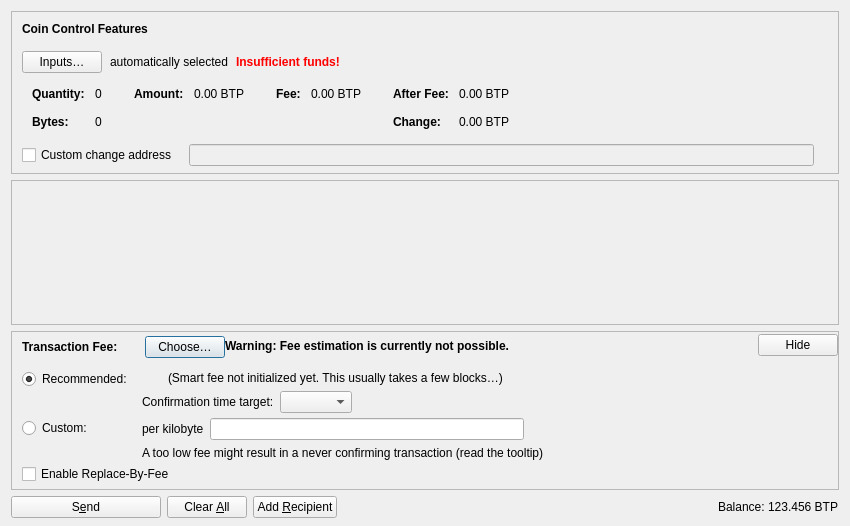
<?xml version="1.0" encoding="UTF-8"?>
<ui version="4.0">
 <class>SendCoinsDialog</class>
 <widget class="QDialog" name="SendCoinsDialog">
  <property name="geometry">
   <rect>
    <x>0</x>
    <y>0</y>
    <width>850</width>
    <height>526</height>
   </rect>
  </property>
  <property name="windowTitle">
   <string>Send Coins</string>
  </property>
  <layout class="QVBoxLayout" name="verticalLayout" stretch="0,1,0,0">
   <property name="bottomMargin">
    <number>8</number>
   </property>
   <item>
    <widget class="QFrame" name="frameCoinControl">
     <property name="sizePolicy">
      <sizepolicy hsizetype="Expanding" vsizetype="Expanding">
       <horstretch>0</horstretch>
       <verstretch>0</verstretch>
      </sizepolicy>
     </property>
     <property name="maximumSize">
      <size>
       <width>16777215</width>
       <height>16777215</height>
      </size>
     </property>
     <property name="frameShape">
      <enum>QFrame::StyledPanel</enum>
     </property>
     <property name="frameShadow">
      <enum>QFrame::Sunken</enum>
     </property>
     <layout class="QVBoxLayout" name="verticalLayoutCoinControl2">
      <property name="spacing">
       <number>0</number>
      </property>
      <property name="leftMargin">
       <number>0</number>
      </property>
      <property name="topMargin">
       <number>0</number>
      </property>
      <property name="rightMargin">
       <number>0</number>
      </property>
      <property name="bottomMargin">
       <number>6</number>
      </property>
      <item>
       <layout class="QVBoxLayout" name="verticalLayoutCoinControl" stretch="0,0,0,0,1">
        <property name="spacing">
         <number>0</number>
        </property>
        <property name="leftMargin">
         <number>10</number>
        </property>
        <property name="topMargin">
         <number>10</number>
        </property>
        <item>
         <layout class="QHBoxLayout" name="horizontalLayoutCoinControl1">
          <property name="bottomMargin">
           <number>15</number>
          </property>
          <item>
           <widget class="QLabel" name="labelCoinControlFeatures">
            <property name="sizePolicy">
             <sizepolicy hsizetype="Preferred" vsizetype="Maximum">
              <horstretch>0</horstretch>
              <verstretch>0</verstretch>
             </sizepolicy>
            </property>
            <property name="font">
             <font>
              <weight>75</weight>
              <bold>true</bold>
             </font>
            </property>
            <property name="styleSheet">
             <string notr="true">font-weight:bold;</string>
            </property>
            <property name="text">
             <string>Coin Control Features</string>
            </property>
           </widget>
          </item>
         </layout>
        </item>
        <item>
         <layout class="QHBoxLayout" name="horizontalLayoutCoinControl2" stretch="0,0,0,0">
          <property name="spacing">
           <number>8</number>
          </property>
          <property name="bottomMargin">
           <number>10</number>
          </property>
          <item>
           <widget class="QPushButton" name="pushButtonCoinControl">
            <property name="styleSheet">
             <string notr="true"/>
            </property>
            <property name="text">
             <string>Inputs…</string>
            </property>
            <property name="autoDefault">
             <bool>false</bool>
            </property>
           </widget>
          </item>
          <item>
           <widget class="QLabel" name="labelCoinControlAutomaticallySelected">
            <property name="text">
             <string>automatically selected</string>
            </property>
            <property name="margin">
             <number>5</number>
            </property>
           </widget>
          </item>
          <item>
           <widget class="QLabel" name="labelCoinControlInsuffFunds">
            <property name="font">
             <font>
              <weight>75</weight>
              <bold>true</bold>
             </font>
            </property>
            <property name="styleSheet">
             <string notr="true">color:red;font-weight:bold;</string>
            </property>
            <property name="text">
             <string>Insufficient funds!</string>
            </property>
            <property name="margin">
             <number>5</number>
            </property>
           </widget>
          </item>
          <item>
           <spacer name="horizontalSpacerCoinControl">
            <property name="orientation">
             <enum>Qt::Horizontal</enum>
            </property>
            <property name="sizeHint" stdset="0">
             <size>
              <width>40</width>
              <height>1</height>
             </size>
            </property>
           </spacer>
          </item>
         </layout>
        </item>
        <item>
         <widget class="QWidget" name="widgetCoinControl" native="true">
          <property name="sizePolicy">
           <sizepolicy hsizetype="Preferred" vsizetype="Preferred">
            <horstretch>0</horstretch>
            <verstretch>0</verstretch>
           </sizepolicy>
          </property>
          <property name="minimumSize">
           <size>
            <width>0</width>
            <height>0</height>
           </size>
          </property>
          <property name="styleSheet">
           <string notr="true"/>
          </property>
          <layout class="QHBoxLayout" name="horizontalLayoutCoinControl5">
           <property name="leftMargin">
            <number>0</number>
           </property>
           <property name="topMargin">
            <number>0</number>
           </property>
           <property name="rightMargin">
            <number>0</number>
           </property>
           <property name="bottomMargin">
            <number>0</number>
           </property>
           <item>
            <layout class="QHBoxLayout" name="horizontalLayoutCoinControl3" stretch="0,0,0,1">
             <property name="spacing">
              <number>20</number>
             </property>
             <property name="topMargin">
              <number>0</number>
             </property>
             <property name="bottomMargin">
              <number>10</number>
             </property>
             <item>
              <layout class="QFormLayout" name="formLayoutCoinControl1">
               <property name="labelAlignment">
                <set>Qt::AlignLeft|Qt::AlignVCenter</set>
               </property>
               <property name="horizontalSpacing">
                <number>10</number>
               </property>
               <property name="verticalSpacing">
                <number>14</number>
               </property>
               <property name="leftMargin">
                <number>10</number>
               </property>
               <property name="topMargin">
                <number>4</number>
               </property>
               <property name="rightMargin">
                <number>6</number>
               </property>
               <item row="0" column="0">
                <widget class="QLabel" name="labelCoinControlQuantityText">
                 <property name="font">
                  <font>
                   <weight>75</weight>
                   <bold>true</bold>
                  </font>
                 </property>
                 <property name="text">
                  <string>Quantity:</string>
                 </property>
                 <property name="margin">
                  <number>0</number>
                 </property>
                </widget>
               </item>
               <item row="0" column="1">
                <widget class="QLabel" name="labelCoinControlQuantity">
                 <property name="cursor">
                  <cursorShape>IBeamCursor</cursorShape>
                 </property>
                 <property name="contextMenuPolicy">
                  <enum>Qt::ActionsContextMenu</enum>
                 </property>
                 <property name="text">
                  <string notr="true">0</string>
                 </property>
                 <property name="margin">
                  <number>0</number>
                 </property>
                 <property name="textInteractionFlags">
                  <set>Qt::LinksAccessibleByMouse|Qt::TextSelectableByKeyboard|Qt::TextSelectableByMouse</set>
                 </property>
                </widget>
               </item>
               <item row="1" column="0">
                <widget class="QLabel" name="labelCoinControlBytesText">
                 <property name="font">
                  <font>
                   <weight>75</weight>
                   <bold>true</bold>
                  </font>
                 </property>
                 <property name="text">
                  <string>Bytes:</string>
                 </property>
                </widget>
               </item>
               <item row="1" column="1">
                <widget class="QLabel" name="labelCoinControlBytes">
                 <property name="cursor">
                  <cursorShape>IBeamCursor</cursorShape>
                 </property>
                 <property name="contextMenuPolicy">
                  <enum>Qt::ActionsContextMenu</enum>
                 </property>
                 <property name="text">
                  <string notr="true">0</string>
                 </property>
                 <property name="textInteractionFlags">
                  <set>Qt::LinksAccessibleByMouse|Qt::TextSelectableByKeyboard|Qt::TextSelectableByMouse</set>
                 </property>
                </widget>
               </item>
              </layout>
             </item>
             <item>
              <layout class="QFormLayout" name="formLayoutCoinControl2">
               <property name="horizontalSpacing">
                <number>10</number>
               </property>
               <property name="verticalSpacing">
                <number>14</number>
               </property>
               <property name="leftMargin">
                <number>6</number>
               </property>
               <property name="topMargin">
                <number>4</number>
               </property>
               <property name="rightMargin">
                <number>6</number>
               </property>
               <item row="0" column="0">
                <widget class="QLabel" name="labelCoinControlAmountText">
                 <property name="font">
                  <font>
                   <weight>75</weight>
                   <bold>true</bold>
                  </font>
                 </property>
                 <property name="text">
                  <string>Amount:</string>
                 </property>
                 <property name="margin">
                  <number>0</number>
                 </property>
                </widget>
               </item>
               <item row="0" column="1">
                <widget class="QLabel" name="labelCoinControlAmount">
                 <property name="cursor">
                  <cursorShape>IBeamCursor</cursorShape>
                 </property>
                 <property name="contextMenuPolicy">
                  <enum>Qt::ActionsContextMenu</enum>
                 </property>
                 <property name="text">
                  <string notr="true">0.00 BTP</string>
                 </property>
                 <property name="textInteractionFlags">
                  <set>Qt::LinksAccessibleByMouse|Qt::TextSelectableByKeyboard|Qt::TextSelectableByMouse</set>
                 </property>
                </widget>
               </item>
              </layout>
             </item>
             <item>
              <layout class="QFormLayout" name="formLayoutCoinControl3">
               <property name="horizontalSpacing">
                <number>10</number>
               </property>
               <property name="verticalSpacing">
                <number>14</number>
               </property>
               <property name="leftMargin">
                <number>6</number>
               </property>
               <property name="topMargin">
                <number>4</number>
               </property>
               <property name="rightMargin">
                <number>6</number>
               </property>
               <item row="0" column="0">
                <widget class="QLabel" name="labelCoinControlFeeText">
                 <property name="font">
                  <font>
                   <weight>75</weight>
                   <bold>true</bold>
                  </font>
                 </property>
                 <property name="text">
                  <string>Fee:</string>
                 </property>
                 <property name="margin">
                  <number>0</number>
                 </property>
                </widget>
               </item>
               <item row="0" column="1">
                <widget class="QLabel" name="labelCoinControlFee">
                 <property name="cursor">
                  <cursorShape>IBeamCursor</cursorShape>
                 </property>
                 <property name="contextMenuPolicy">
                  <enum>Qt::ActionsContextMenu</enum>
                 </property>
                 <property name="text">
                  <string notr="true">0.00 BTP</string>
                 </property>
                 <property name="textInteractionFlags">
                  <set>Qt::LinksAccessibleByMouse|Qt::TextSelectableByKeyboard|Qt::TextSelectableByMouse</set>
                 </property>
                </widget>
               </item>
              </layout>
             </item>
             <item>
              <layout class="QFormLayout" name="formLayoutCoinControl4">
               <property name="labelAlignment">
                <set>Qt::AlignLeft|Qt::AlignVCenter</set>
               </property>
               <property name="horizontalSpacing">
                <number>10</number>
               </property>
               <property name="verticalSpacing">
                <number>14</number>
               </property>
               <property name="leftMargin">
                <number>6</number>
               </property>
               <property name="topMargin">
                <number>4</number>
               </property>
               <property name="rightMargin">
                <number>6</number>
               </property>
               <item row="0" column="0">
                <widget class="QLabel" name="labelCoinControlAfterFeeText">
                 <property name="font">
                  <font>
                   <weight>75</weight>
                   <bold>true</bold>
                  </font>
                 </property>
                 <property name="text">
                  <string>After Fee:</string>
                 </property>
                 <property name="margin">
                  <number>0</number>
                 </property>
                </widget>
               </item>
               <item row="0" column="1">
                <widget class="QLabel" name="labelCoinControlAfterFee">
                 <property name="cursor">
                  <cursorShape>IBeamCursor</cursorShape>
                 </property>
                 <property name="contextMenuPolicy">
                  <enum>Qt::ActionsContextMenu</enum>
                 </property>
                 <property name="text">
                  <string notr="true">0.00 BTP</string>
                 </property>
                 <property name="textInteractionFlags">
                  <set>Qt::LinksAccessibleByMouse|Qt::TextSelectableByKeyboard|Qt::TextSelectableByMouse</set>
                 </property>
                </widget>
               </item>
               <item row="1" column="0">
                <widget class="QLabel" name="labelCoinControlChangeText">
                 <property name="font">
                  <font>
                   <weight>75</weight>
                   <bold>true</bold>
                  </font>
                 </property>
                 <property name="text">
                  <string>Change:</string>
                 </property>
                </widget>
               </item>
               <item row="1" column="1">
                <widget class="QLabel" name="labelCoinControlChange">
                 <property name="cursor">
                  <cursorShape>IBeamCursor</cursorShape>
                 </property>
                 <property name="contextMenuPolicy">
                  <enum>Qt::ActionsContextMenu</enum>
                 </property>
                 <property name="text">
                  <string notr="true">0.00 BTP</string>
                 </property>
                 <property name="textInteractionFlags">
                  <set>Qt::LinksAccessibleByMouse|Qt::TextSelectableByKeyboard|Qt::TextSelectableByMouse</set>
                 </property>
                </widget>
               </item>
              </layout>
             </item>
            </layout>
           </item>
          </layout>
         </widget>
        </item>
        <item>
         <layout class="QHBoxLayout" name="horizontalLayoutCoinControl4" stretch="0,0,0">
          <property name="spacing">
           <number>12</number>
          </property>
          <property name="sizeConstraint">
           <enum>QLayout::SetDefaultConstraint</enum>
          </property>
          <property name="topMargin">
           <number>5</number>
          </property>
          <property name="rightMargin">
           <number>5</number>
          </property>
          <item>
           <widget class="QCheckBox" name="checkBoxCoinControlChange">
            <property name="toolTip">
             <string>If this is activated, but the change address is empty or invalid, change will be sent to a newly generated address.</string>
            </property>
            <property name="text">
             <string>Custom change address</string>
            </property>
           </widget>
          </item>
          <item>
           <widget class="QValidatedLineEdit" name="lineEditCoinControlChange">
            <property name="enabled">
             <bool>false</bool>
            </property>
            <property name="sizePolicy">
             <sizepolicy hsizetype="Expanding" vsizetype="Fixed">
              <horstretch>0</horstretch>
              <verstretch>0</verstretch>
             </sizepolicy>
            </property>
           </widget>
          </item>
          <item>
           <widget class="QLabel" name="labelCoinControlChangeLabel">
            <property name="sizePolicy">
             <sizepolicy hsizetype="Preferred" vsizetype="Expanding">
              <horstretch>0</horstretch>
              <verstretch>0</verstretch>
             </sizepolicy>
            </property>
            <property name="minimumSize">
             <size>
              <width>0</width>
              <height>0</height>
             </size>
            </property>
            <property name="text">
             <string/>
            </property>
            <property name="margin">
             <number>3</number>
            </property>
           </widget>
          </item>
         </layout>
        </item>
        <item>
         <spacer name="verticalSpacerCoinControl">
          <property name="orientation">
           <enum>Qt::Vertical</enum>
          </property>
          <property name="sizeHint" stdset="0">
           <size>
            <width>800</width>
            <height>1</height>
           </size>
          </property>
         </spacer>
        </item>
       </layout>
      </item>
     </layout>
    </widget>
   </item>
   <item>
    <widget class="QScrollArea" name="scrollArea">
     <property name="widgetResizable">
      <bool>true</bool>
     </property>
     <widget class="QWidget" name="scrollAreaWidgetContents">
      <property name="geometry">
       <rect>
        <x>0</x>
        <y>0</y>
        <width>830</width>
        <height>104</height>
       </rect>
      </property>
      <layout class="QVBoxLayout" name="verticalLayout_2" stretch="0,1">
       <property name="leftMargin">
        <number>0</number>
       </property>
       <property name="topMargin">
        <number>0</number>
       </property>
       <property name="rightMargin">
        <number>0</number>
       </property>
       <property name="bottomMargin">
        <number>0</number>
       </property>
       <item>
        <layout class="QVBoxLayout" name="entries">
         <property name="spacing">
          <number>6</number>
         </property>
        </layout>
       </item>
       <item>
        <spacer name="verticalSpacer">
         <property name="orientation">
          <enum>Qt::Vertical</enum>
         </property>
         <property name="sizeHint" stdset="0">
          <size>
           <width>20</width>
           <height>40</height>
          </size>
         </property>
        </spacer>
       </item>
      </layout>
     </widget>
    </widget>
   </item>
   <item>
    <widget class="QFrame" name="frameFee">
     <property name="sizePolicy">
      <sizepolicy hsizetype="Expanding" vsizetype="Expanding">
       <horstretch>0</horstretch>
       <verstretch>0</verstretch>
      </sizepolicy>
     </property>
     <property name="maximumSize">
      <size>
       <width>16777215</width>
       <height>16777215</height>
      </size>
     </property>
     <property name="frameShape">
      <enum>QFrame::StyledPanel</enum>
     </property>
     <property name="frameShadow">
      <enum>QFrame::Sunken</enum>
     </property>
     <layout class="QVBoxLayout" name="verticalLayoutFee1">
      <property name="spacing">
       <number>0</number>
      </property>
      <property name="leftMargin">
       <number>0</number>
      </property>
      <property name="topMargin">
       <number>0</number>
      </property>
      <property name="rightMargin">
       <number>0</number>
      </property>
      <property name="bottomMargin">
       <number>0</number>
      </property>
      <item>
       <layout class="QVBoxLayout" name="verticalLayoutFee2" stretch="0,0,0">
        <property name="spacing">
         <number>0</number>
        </property>
        <property name="leftMargin">
         <number>10</number>
        </property>
        <property name="topMargin">
         <number>0</number>
        </property>
        <item>
         <layout class="QHBoxLayout" name="horizontalLayoutFee1">
          <property name="bottomMargin">
           <number>0</number>
          </property>
          <item>
           <layout class="QVBoxLayout" name="verticalLayoutFee7">
            <property name="spacing">
             <number>0</number>
            </property>
            <item>
             <spacer name="verticalSpacerSmartFee">
              <property name="orientation">
               <enum>Qt::Vertical</enum>
              </property>
              <property name="sizeType">
               <enum>QSizePolicy::Fixed</enum>
              </property>
              <property name="sizeHint" stdset="0">
               <size>
                <width>1</width>
                <height>4</height>
               </size>
              </property>
             </spacer>
            </item>
            <item>
             <layout class="QHBoxLayout" name="horizontalLayoutSmartFee">
              <property name="spacing">
               <number>10</number>
              </property>
              <item>
               <widget class="QLabel" name="labelFeeHeadline">
                <property name="sizePolicy">
                 <sizepolicy hsizetype="Preferred" vsizetype="Maximum">
                  <horstretch>0</horstretch>
                  <verstretch>0</verstretch>
                 </sizepolicy>
                </property>
                <property name="font">
                 <font>
                  <weight>75</weight>
                  <bold>true</bold>
                 </font>
                </property>
                <property name="styleSheet">
                 <string notr="true">font-weight:bold;</string>
                </property>
                <property name="text">
                 <string>Transaction Fee:</string>
                </property>
               </widget>
              </item>
              <item>
               <widget class="QLabel" name="labelFeeMinimized">
                <property name="text">
                 <string/>
                </property>
               </widget>
              </item>
              <item>
               <widget class="QPushButton" name="buttonChooseFee">
                <property name="text">
                 <string>Choose…</string>
                </property>
               </widget>
              </item>
             </layout>
            </item>
            <item>
             <spacer name="verticalSpacer_5">
              <property name="orientation">
               <enum>Qt::Vertical</enum>
              </property>
              <property name="sizeHint" stdset="0">
               <size>
                <width>1</width>
                <height>1</height>
               </size>
              </property>
             </spacer>
            </item>
           </layout>
          </item>
          <item>
           <widget class="QLabel" name="fallbackFeeWarningLabel">
            <property name="toolTip">
             <string>Using the fallbackfee can result in sending a transaction that will take several hours or days (or never) to confirm. Consider choosing your fee manually or wait until you have validated the complete chain.</string>
            </property>
            <property name="font">
            <font>
                <weight>75</weight>
                <bold>true</bold>
            </font>
            </property>
            <property name="text">
             <string>Warning: Fee estimation is currently not possible.</string>
            </property>
            <property name="wordWrap">
             <bool>false</bool>
            </property>
           </widget>
          </item>
          <item>
           <spacer name="horizontalSpacer_4">
            <property name="orientation">
             <enum>Qt::Horizontal</enum>
            </property>
            <property name="sizeType">
             <enum>QSizePolicy::MinimumExpanding</enum>
            </property>
            <property name="sizeHint" stdset="0">
             <size>
              <width>40</width>
              <height>20</height>
             </size>
            </property>
           </spacer>
          </item>
          <item>
           <widget class="QPushButton" name="buttonMinimizeFee">
            <property name="toolTip">
             <string>Hide transaction fee settings</string>
            </property>
            <property name="text">
             <string>Hide</string>
            </property>
           </widget>
          </item>
         </layout>
        </item>
        <item>
         <widget class="QFrame" name="frameFeeSelection">
          <layout class="QVBoxLayout" name="verticalLayoutFee12">
           <property name="spacing">
            <number>0</number>
           </property>
           <property name="leftMargin">
            <number>0</number>
           </property>
           <property name="topMargin">
            <number>0</number>
           </property>
           <property name="rightMargin">
            <number>0</number>
           </property>
           <property name="bottomMargin">
            <number>0</number>
           </property>
           <item>
            <layout class="QGridLayout" name="gridLayoutFee">
             <property name="topMargin">
              <number>10</number>
             </property>
             <property name="bottomMargin">
              <number>4</number>
             </property>
             <property name="horizontalSpacing">
              <number>10</number>
             </property>
             <property name="verticalSpacing">
              <number>4</number>
             </property>
             <item row="1" column="1">
              <layout class="QVBoxLayout" name="verticalLayoutFee8">
               <property name="spacing">
                <number>6</number>
               </property>
               <item>
                <layout class="QHBoxLayout" name="horizontalLayoutFee13">
                 <item>
                  <widget class="QLabel" name="labelCustomPerKilobyte">
                   <property name="toolTip">
                    <string>Specify a custom fee per kB (1,000 bytes) of the transaction's virtual size.

Note:  Since the fee is calculated on a per-byte basis, a fee rate of "100 satoshis per kvB" for a transaction size of 500 virtual bytes (half of 1 kvB) would ultimately yield a fee of only 50 satoshis.</string>
                   </property>
                   <property name="text">
                    <string>per kilobyte</string>
                   </property>
                  </widget>
                 </item>
                 <item>
                  <widget class="BitplusAmountField" name="customFee"/>
                 </item>
                 <item>
                  <spacer name="horizontalSpacer_6">
                   <property name="orientation">
                    <enum>Qt::Horizontal</enum>
                   </property>
                   <property name="sizeHint" stdset="0">
                    <size>
                     <width>1</width>
                     <height>1</height>
                    </size>
                   </property>
                  </spacer>
                 </item>
                </layout>
               </item>
               <item>
                <layout class="QHBoxLayout" name="horizontalLayoutFee8">
                 <item>
                  <widget class="QLabel" name="labelCustomFeeWarning">
                   <property name="enabled">
                    <bool>true</bool>
                   </property>
                   <property name="toolTip">
                    <string>When there is less transaction volume than space in the blocks, miners as well as relaying nodes may enforce a minimum fee. Paying only this minimum fee is just fine, but be aware that this can result in a never confirming transaction once there is more demand for bitplus transactions than the network can process.</string>
                   </property>
                   <property name="text">
                    <string>A too low fee might result in a never confirming transaction (read the tooltip)</string>
                   </property>
                  </widget>
                 </item>
                 <item>
                  <spacer name="horizontalSpacer_2">
                   <property name="orientation">
                    <enum>Qt::Horizontal</enum>
                   </property>
                   <property name="sizeHint" stdset="0">
                    <size>
                     <width>1</width>
                     <height>1</height>
                    </size>
                   </property>
                  </spacer>
                 </item>
                </layout>
               </item>
              </layout>
             </item>
             <item row="0" column="0">
              <layout class="QVBoxLayout" name="verticalLayoutFee4" stretch="0,1">
               <item>
                <widget class="QRadioButton" name="radioSmartFee">
                 <property name="text">
                  <string>Recommended:</string>
                 </property>
                 <property name="checked">
                  <bool>true</bool>
                 </property>
                 <attribute name="buttonGroup">
                  <string notr="true">groupFee</string>
                 </attribute>
                </widget>
               </item>
               <item>
                <spacer name="verticalSpacer_2">
                 <property name="orientation">
                  <enum>Qt::Vertical</enum>
                 </property>
                 <property name="sizeHint" stdset="0">
                  <size>
                   <width>1</width>
                   <height>1</height>
                  </size>
                 </property>
                </spacer>
               </item>
              </layout>
             </item>
             <item row="1" column="0">
              <layout class="QVBoxLayout" name="verticalLayoutFee9" stretch="0,1">
               <item>
                <widget class="QRadioButton" name="radioCustomFee">
                 <property name="text">
                  <string>Custom:</string>
                 </property>
                 <attribute name="buttonGroup">
                  <string notr="true">groupFee</string>
                 </attribute>
                </widget>
               </item>
               <item>
                <spacer name="verticalSpacer_6">
                 <property name="orientation">
                  <enum>Qt::Vertical</enum>
                 </property>
                 <property name="sizeHint" stdset="0">
                  <size>
                   <width>1</width>
                   <height>1</height>
                  </size>
                 </property>
                </spacer>
               </item>
              </layout>
             </item>
             <item row="0" column="1">
              <layout class="QVBoxLayout" name="verticalLayoutFee3" stretch="0,0,1">
               <property name="spacing">
                <number>6</number>
               </property>
               <property name="topMargin">
                <number>2</number>
               </property>
               <item>
                <layout class="QHBoxLayout" name="horizontalLayoutFee12">
                 <item>
                  <widget class="QLabel" name="labelSmartFee">
                   <property name="text">
                    <string/>
                   </property>
                  </widget>
                 </item>
                 <item>
                  <widget class="QLabel" name="labelFeeEstimation">
                   <property name="text">
                    <string/>
                   </property>
                  </widget>
                 </item>
                 <item>
                  <widget class="QLabel" name="labelSmartFee2">
                   <property name="text">
                    <string>(Smart fee not initialized yet. This usually takes a few blocks…)</string>
                   </property>
                  </widget>
                 </item>
                 <item>
                  <spacer name="horizontalSpacer_5">
                   <property name="orientation">
                    <enum>Qt::Horizontal</enum>
                   </property>
                   <property name="sizeHint" stdset="0">
                    <size>
                     <width>1</width>
                     <height>1</height>
                    </size>
                   </property>
                  </spacer>
                 </item>
                </layout>
               </item>
               <item>
                <layout class="QHBoxLayout" name="horizontalLayoutFee9">
                 <item>
                  <layout class="QVBoxLayout" name="verticalLayoutFee6">
                   <item>
                    <widget class="QLabel" name="labelSmartFee3">
                     <property name="text">
                      <string>Confirmation time target:</string>
                     </property>
                    </widget>
                   </item>
                  </layout>
                 </item>
                 <item>
                  <layout class="QVBoxLayout" name="verticalLayoutFee5">
                   <property name="rightMargin">
                    <number>30</number>
                   </property>
                   <item>
                    <layout class="QHBoxLayout" name="horizontalLayoutConfTarget">
                     <property name="bottomMargin">
                      <number>0</number>
                     </property>
                     <item>
                      <widget class="QComboBox" name="confTargetSelector"/>
                     </item>
                     <item>
                      <spacer name="horizontalSpacerConfTarget">
                       <property name="orientation">
                        <enum>Qt::Horizontal</enum>
                       </property>
                       <property name="sizeHint" stdset="0">
                        <size>
                         <width>40</width>
                         <height>20</height>
                        </size>
                       </property>
                      </spacer>
                     </item>
                    </layout>
                   </item>
                  </layout>
                 </item>
                </layout>
               </item>
               <item>
                <spacer name="verticalSpacer_4">
                 <property name="orientation">
                  <enum>Qt::Vertical</enum>
                 </property>
                 <property name="sizeHint" stdset="0">
                  <size>
                   <width>1</width>
                   <height>1</height>
                  </size>
                 </property>
                </spacer>
               </item>
              </layout>
             </item>
            </layout>
           </item>
           <item>
            <widget class="QCheckBox" name="optInRBF">
             <property name="text">
              <string>Enable Replace-By-Fee</string>
             </property>
             <property name="toolTip">
              <string>With Replace-By-Fee (BIP-125) you can increase a transaction's fee after it is sent. Without this, a higher fee may be recommended to compensate for increased transaction delay risk.</string>
             </property>
            </widget>
           </item>
          </layout>
         </widget>
        </item>
        <item>
         <spacer name="verticalSpacerFee">
          <property name="orientation">
           <enum>Qt::Vertical</enum>
          </property>
          <property name="sizeHint" stdset="0">
           <size>
            <width>40</width>
            <height>5</height>
           </size>
          </property>
         </spacer>
        </item>
       </layout>
      </item>
     </layout>
    </widget>
   </item>
   <item>
    <layout class="QHBoxLayout" name="horizontalLayout">
     <item>
      <widget class="QPushButton" name="sendButton">
       <property name="minimumSize">
        <size>
         <width>150</width>
         <height>0</height>
        </size>
       </property>
       <property name="toolTip">
        <string>Confirm the send action</string>
       </property>
       <property name="text">
        <string>S&amp;end</string>
       </property>
       <property name="icon">
        <iconset resource="../bitplus.qrc">
         <normaloff>:/icons/send</normaloff>:/icons/send</iconset>
       </property>
       <property name="autoDefault">
        <bool>false</bool>
       </property>
       <property name="default">
        <bool>false</bool>
       </property>
      </widget>
     </item>
     <item>
      <widget class="QPushButton" name="clearButton">
       <property name="sizePolicy">
        <sizepolicy hsizetype="Minimum" vsizetype="Fixed">
         <horstretch>0</horstretch>
         <verstretch>0</verstretch>
        </sizepolicy>
       </property>
       <property name="toolTip">
        <string>Clear all fields of the form.</string>
       </property>
       <property name="text">
        <string>Clear &amp;All</string>
       </property>
       <property name="icon">
        <iconset resource="../bitplus.qrc">
         <normaloff>:/icons/remove</normaloff>:/icons/remove</iconset>
       </property>
       <property name="autoDefault">
        <bool>false</bool>
       </property>
      </widget>
     </item>
     <item>
      <widget class="QPushButton" name="addButton">
       <property name="toolTip">
        <string>Send to multiple recipients at once</string>
       </property>
       <property name="text">
        <string>Add &amp;Recipient</string>
       </property>
       <property name="icon">
        <iconset resource="../bitplus.qrc">
         <normaloff>:/icons/add</normaloff>:/icons/add</iconset>
       </property>
       <property name="autoDefault">
        <bool>false</bool>
       </property>
      </widget>
     </item>
     <item>
      <spacer name="horizontalSpacer">
       <property name="orientation">
        <enum>Qt::Horizontal</enum>
       </property>
       <property name="sizeHint" stdset="0">
        <size>
         <width>40</width>
         <height>20</height>
        </size>
       </property>
      </spacer>
     </item>
     <item>
      <layout class="QHBoxLayout" name="horizontalLayout_2">
       <property name="spacing">
        <number>3</number>
       </property>
       <item>
        <widget class="QLabel" name="labelBalanceName">
         <property name="sizePolicy">
          <sizepolicy hsizetype="Preferred" vsizetype="Fixed">
           <horstretch>0</horstretch>
           <verstretch>0</verstretch>
          </sizepolicy>
         </property>
         <property name="text">
          <string>Balance:</string>
         </property>
        </widget>
       </item>
       <item>
        <widget class="QLabel" name="labelBalance">
         <property name="sizePolicy">
          <sizepolicy hsizetype="Preferred" vsizetype="Fixed">
           <horstretch>0</horstretch>
           <verstretch>0</verstretch>
          </sizepolicy>
         </property>
         <property name="cursor">
          <cursorShape>IBeamCursor</cursorShape>
         </property>
         <property name="text">
          <string notr="true">123.456 BTP</string>
         </property>
         <property name="textInteractionFlags">
          <set>Qt::LinksAccessibleByMouse|Qt::TextSelectableByKeyboard|Qt::TextSelectableByMouse</set>
         </property>
        </widget>
       </item>
      </layout>
     </item>
    </layout>
   </item>
  </layout>
 </widget>
 <customwidgets>
  <customwidget>
   <class>QValidatedLineEdit</class>
   <extends>QLineEdit</extends>
   <header>qt/qvalidatedlineedit.h</header>
  </customwidget>
  <customwidget>
   <class>BitplusAmountField</class>
   <extends>QLineEdit</extends>
   <header>qt/bitplusamountfield.h</header>
   <container>1</container>
  </customwidget>
 </customwidgets>
 <resources>
  <include location="../bitplus.qrc"/>
 </resources>
 <connections/>
 <buttongroups>
  <buttongroup name="groupFee"/>
 </buttongroups>
</ui>
